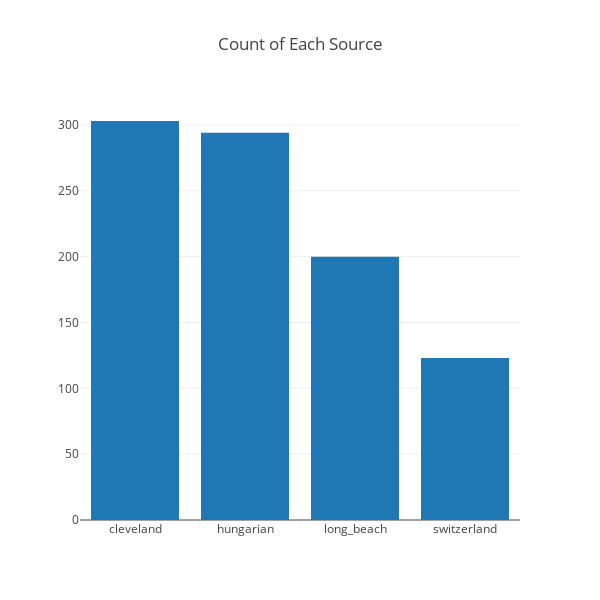

Notebook code for this chart:
### Code cell
iplot(fig)

### Figure 1 — Plotly figure (JSON) as saved in the notebook; plotly's stock layout.template omitted (floating-point values rounded to 4 significant figures)
{"data": [{"type": "bar", "x": ["cleveland", "hungarian", "long_beach", "switzerland"], "y": [303, 294, 200, 123]}], "layout": {"autosize": false, "height": 600, "title": "Count of Each Source", "width": 600}}
